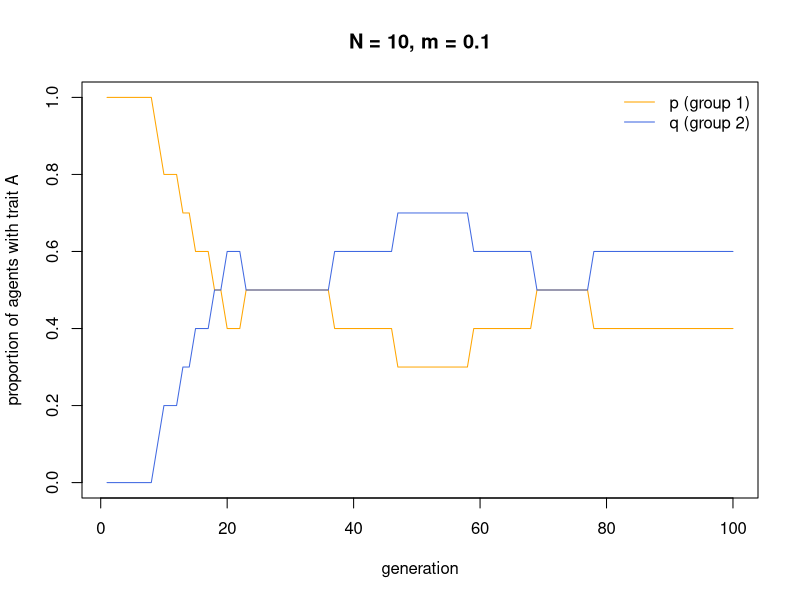
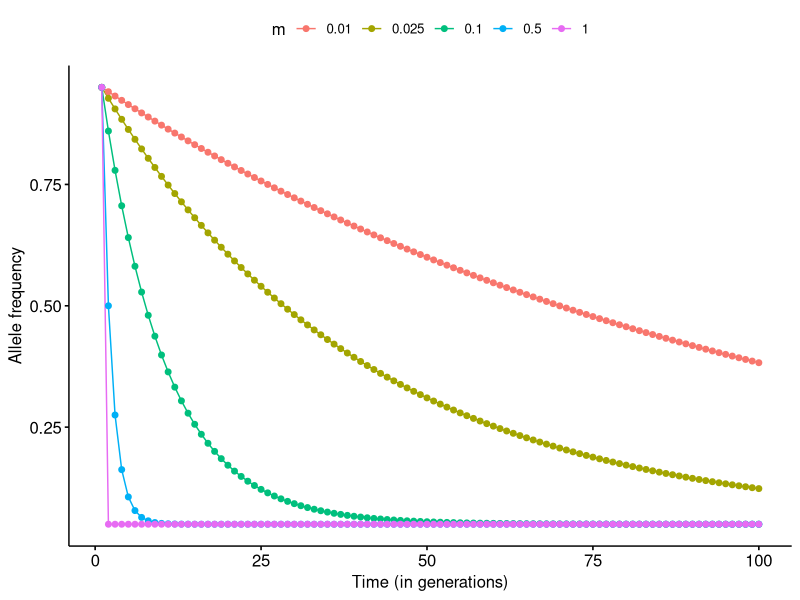

R code for these plots, in order:
library(ggpubr)
#https://bookdown.org/amesoudi/ABMtutorial_bookdown/model7.html
Migration <- function (N, p_0, q_0, m, t_max) {
  
  # create output dataframe to hold t_max values of p and q
  output <- data.frame(p = rep(NA, t_max), q = rep(NA, t_max)) 
  
  # create first generation of group 1
  agent1 <- data.frame(trait = sample(c("A","B"), N, replace = TRUE, 
                                      prob = c(p_0,1-p_0)), 
                       group = 1)  
  
  # create first generation of group 2
  agent2 <- data.frame(trait = sample(c("A","B"), N, replace = TRUE, 
                                      prob = c(q_0,1-q_0)), 
                       group = 2)  
  
  # combine agent1 and agent2 into a single agent dataframe
  agent <- rbind(agent1,agent2)  
  
  # store first generation frequencies
  output$p[1] <- sum(agent$trait[agent$group == 1] == "A") / N
  output$q[1] <- sum(agent$trait[agent$group == 2] == "A") / N
  
  for (t in 2:t_max) {
    
    # migration
    
    # 2N probabilities, one for each agent, to compare against m
    probs <- runif(1:(2*N))  
    
    # with prob m, add an agent's trait to list of migrants
    migrants <- agent$trait[probs < m]  
    
    # put migrants randomly into empty slots
    agent$trait[probs < m] <- sample(migrants, length(migrants))  
    
    # store frequencies in output slot t
    output$p[t] <- sum(agent$trait[agent$group == 1] == "A") / N
    output$q[t] <- sum(agent$trait[agent$group == 2] == "A") / N
    
  }
  
  plot(x = 1:nrow(output), y = output$p, 
       type = 'l', 
       col = "orange", 
       ylab = "proportion of agents with trait A", 
       xlab = "generation", 
       ylim = c(0,1), 
       main = paste("N = ", N, ", m = ", m, sep = ""))
  
  lines(x = 1:nrow(output), y = output$q, col = "royalblue")
  
  legend("topright", 
         legend = c("p (group 1)", "q (group 2)"), 
         lty = 1, 
         col = c("orange", "royalblue"), 
         bty = "n")
  
  output  # export data from function
}


data_model7 <- Migration(N = 10, # population size
                         p_0 = 1, #initial p
                         q_0 = 0, #initial q
                         m = 0.1, #strong migration
                         t_max = 100) #100 generations

##https://michitobler.github.io/primer-of-evolution/evolutionary-mechanisms-ii-mutation-genetic-drift-migration-and-non-random-mating.html
migration_rates <- c(0.010,0.025,0.100,0.500,1)
pm0 = 0.05
pi0 = 0.95

results <- data.frame(m=rep(migration_rates,each=100), generation=rep(1:100,times=length(migration_rates)), p=NA)
for(m in migration_rates) {
  pm <- pm0
  pi <- pi0
  results$p[results$m==m] <- pi
  for( t in 2:100){
    p.0 <- results$p[results$m==m & results$generation == (t-1)]
    p.1 <- (1-m)*p.0 + pm*m
    results$p[results$m==m & results$generation== t] <- p.1
  }
}
results$m <- factor(results$m)


ggpubr::ggline(results,x = "generation",y="p",color  = "m",
                xlab="Time (in generations)",ylab="Allele frequency")
